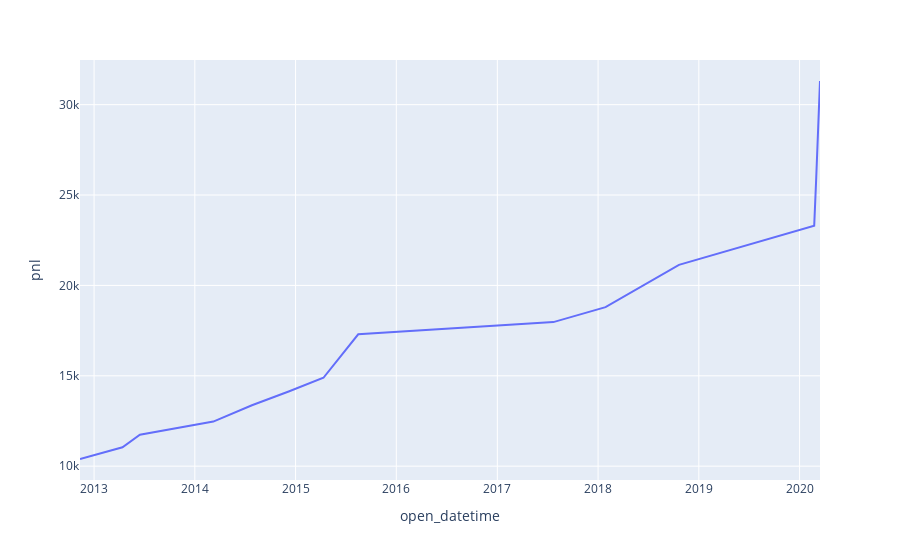

This figure's notebook cell:
### Code cell
buy_dd_strategy = Strategy(df, 10000, 1)
result = buy_dd_strategy.run()

display(result)
display(px.line(result, x='open_datetime', y='pnl'))

### Figure 1 — Plotly figure (JSON) as saved in the notebook; plotly's stock layout.template omitted (floating-point values rounded to 4 significant figures)
{"data": [{"hovertemplate": "open_datetime=%{x}<br>pnl=%{y}<extra></extra>", "legendgroup": "", "line": {"color": "#636efa", "dash": "solid"}, "mode": "lines", "name": "", "orientation": "v", "showlegend": false, "type": "scatter", "x": ["2012-11-11T00:00:00", "2013-04-14T00:00:00", "2013-06-16T00:00:00", "2014-03-09T00:00:00", "2014-07-27T00:00:00", "2014-12-07T00:00:00", "2015-04-12T00:00:00", "2015-08-16T00:00:00", "2017-07-23T00:00:00", "2018-01-28T00:00:00", "2018-10-21T00:00:00", "2020-02-23T00:00:00", "2020-03-01T00:00:00", "2020-03-15T00:00:00"], "xaxis": "x", "y": [10400.0, 11050.0, 11730.0, 12470.0, 13370.0, 14130.0, 14890.0, 17300.0, 17970.0, 18800.0, 21140.0, 23300.0, 25840.0, 31310.0], "yaxis": "y"}], "layout": {"legend": {"tracegroupgap": 0}, "margin": {"t": 60}, "xaxis": {"anchor": "y", "domain": [0, 1], "title": {"text": "open_datetime"}}, "yaxis": {"anchor": "x", "domain": [0, 1], "title": {"text": "pnl"}}}}
